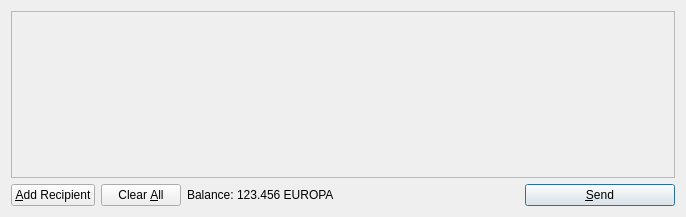
<?xml version="1.0" encoding="UTF-8"?>
<ui version="4.0">
 <class>SendCoinsDialog</class>
 <widget class="QDialog" name="SendCoinsDialog">
  <property name="geometry">
   <rect>
    <x>0</x>
    <y>0</y>
    <width>686</width>
    <height>217</height>
   </rect>
  </property>
  <property name="windowTitle">
   <string>Send Coins</string>
  </property>
  <layout class="QVBoxLayout" name="verticalLayout">
   <item>
    <widget class="QScrollArea" name="scrollArea">
     <property name="widgetResizable">
      <bool>true</bool>
     </property>
     <widget class="QWidget" name="scrollAreaWidgetContents">
      <property name="geometry">
       <rect>
        <x>0</x>
        <y>0</y>
        <width>666</width>
        <height>165</height>
       </rect>
      </property>
      <layout class="QVBoxLayout" name="verticalLayout_2">
       <property name="margin">
        <number>0</number>
       </property>
       <item>
        <layout class="QVBoxLayout" name="entries">
         <property name="spacing">
          <number>6</number>
         </property>
        </layout>
       </item>
       <item>
        <spacer name="verticalSpacer">
         <property name="orientation">
          <enum>Qt::Vertical</enum>
         </property>
         <property name="sizeHint" stdset="0">
          <size>
           <width>20</width>
           <height>40</height>
          </size>
         </property>
        </spacer>
       </item>
      </layout>
     </widget>
    </widget>
   </item>
   <item>
    <layout class="QHBoxLayout" name="horizontalLayout">
     <item>
      <widget class="QPushButton" name="addButton">
       <property name="toolTip">
        <string>Send to multiple recipients at once</string>
       </property>
       <property name="text">
        <string>&amp;Add Recipient</string>
       </property>
       <property name="icon">
        <iconset resource="../bitcoin.qrc">
         <normaloff>:/icons/add</normaloff>:/icons/add</iconset>
       </property>
       <property name="autoDefault">
        <bool>false</bool>
       </property>
      </widget>
     </item>
     <item>
      <widget class="QPushButton" name="clearButton">
       <property name="sizePolicy">
        <sizepolicy hsizetype="Minimum" vsizetype="Fixed">
         <horstretch>0</horstretch>
         <verstretch>0</verstretch>
        </sizepolicy>
       </property>
       <property name="toolTip">
        <string>Remove all transaction fields</string>
       </property>
       <property name="text">
        <string>Clear &amp;All</string>
       </property>
       <property name="icon">
        <iconset resource="../bitcoin.qrc">
         <normaloff>:/icons/remove</normaloff>:/icons/remove</iconset>
       </property>
       <property name="autoRepeatDelay">
        <number>300</number>
       </property>
       <property name="autoDefault">
        <bool>false</bool>
       </property>
      </widget>
     </item>
     <item>
      <layout class="QHBoxLayout" name="horizontalLayout_2">
       <property name="spacing">
        <number>3</number>
       </property>
       <item>
        <widget class="QLabel" name="label">
         <property name="text">
          <string>Balance:</string>
         </property>
        </widget>
       </item>
       <item>
        <widget class="QLabel" name="labelBalance">
         <property name="cursor">
          <cursorShape>IBeamCursor</cursorShape>
         </property>
         <property name="text">
          <string>123.456 EUROPA</string>
         </property>
         <property name="textInteractionFlags">
          <set>Qt::LinksAccessibleByMouse|Qt::TextSelectableByKeyboard|Qt::TextSelectableByMouse</set>
         </property>
        </widget>
       </item>
      </layout>
     </item>
     <item>
      <spacer name="horizontalSpacer">
       <property name="orientation">
        <enum>Qt::Horizontal</enum>
       </property>
       <property name="sizeHint" stdset="0">
        <size>
         <width>40</width>
         <height>20</height>
        </size>
       </property>
      </spacer>
     </item>
     <item>
      <widget class="QPushButton" name="sendButton">
       <property name="minimumSize">
        <size>
         <width>150</width>
         <height>0</height>
        </size>
       </property>
       <property name="toolTip">
        <string>Confirm the send action</string>
       </property>
       <property name="text">
        <string>&amp;Send</string>
       </property>
       <property name="icon">
        <iconset resource="../bitcoin.qrc">
         <normaloff>:/icons/send</normaloff>:/icons/send</iconset>
       </property>
       <property name="default">
        <bool>true</bool>
       </property>
      </widget>
     </item>
    </layout>
   </item>
  </layout>
 </widget>
 <resources>
  <include location="../bitcoin.qrc"/>
 </resources>
 <connections/>
</ui>
